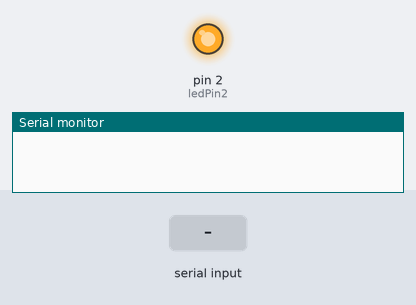
Bench run of a sketch on a simulated Arduino Uno, built with avr-gcc and run on an emulated ATmega328P. On the bench: output pins drawn as LEDs (lit = HIGH), the last lines printed to the serial monitor. Inputs (shaded band) come from the test bench.

Above: at 1.2 s.
1.3 s: byte 30 received over Serial
At 2.8 s:
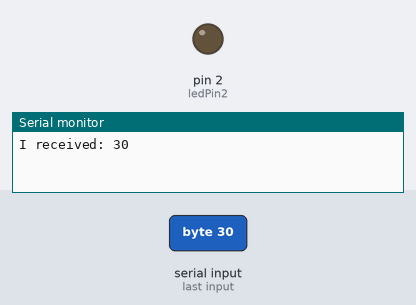
Timing chart, 0 to 4.5 s (numbered marks = the images above; inputs shaded):
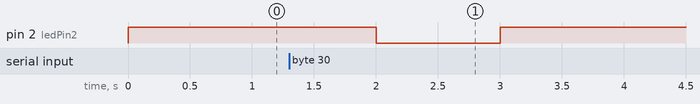

The sketch:

A_serial_test_10_20_2012.ino
```cpp
const int ledPin2 = 2;
int data = 0;
int x = 0;

int pin2State = LOW;

void setup() {
    pinMode(ledPin2, OUTPUT);
    pin2State = LOW;
    Serial.begin(9600);
}

void loop() {
    if (Serial.available() > 0) {
        data = Serial.read();
        Serial.print("I received: ");
        Serial.println(data);
        pin2State = LOW;
    } else {
        pin2State = HIGH;
    }
    digitalWrite(ledPin2, pin2State);
    delay(1000);
}
```

Measured:
- after the input at 1.3 s, pin 2 (ledPin2): HIGH → LOW after 0.70 s, → HIGH 1.0 s later
